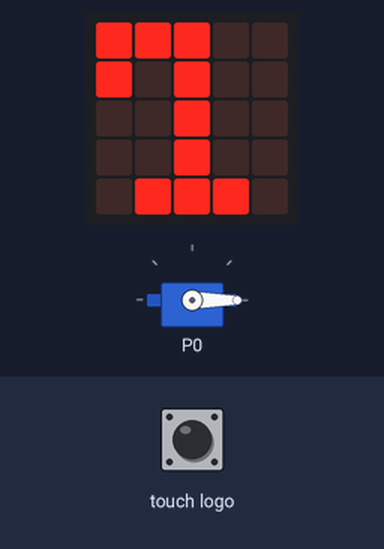
This program was run on a simulated BBC micro:bit (MakeCode). On the bench: servo, the board's 5×5 LED display. The inputs (shaded band) are chosen by the test bench.

Above: at 0.1 s.
At 3.7 s:
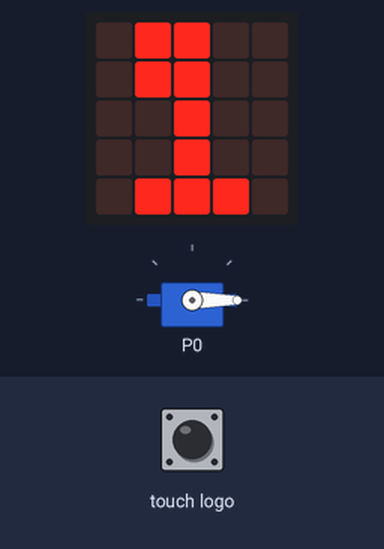
5.3 s: touch logo pressed for 0.15 s
At 5.9 s:
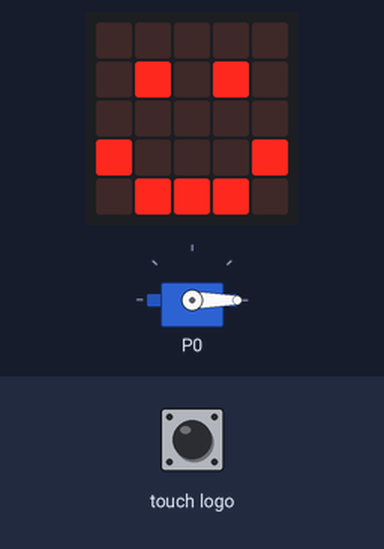
Timing chart, 0 to 8.3 s (numbered marks = the images above; inputs shaded):
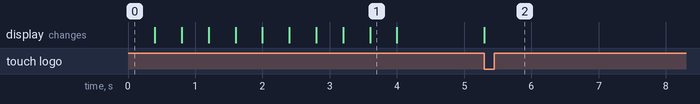

Measured:
- after the input at 5.3 s, the display: changes at once (image 2)
- what the display in image 1 shows lasts 0.4 s, from 3.6 s to 4.0 s

The program:

main.ts
```typescript
function Animation () {
    basic.showLeds(`
        # # # . .
        # . # . .
        . . # . .
        . . # . .
        . # # # .
        `)
    basic.showLeds(`
        . . . . .
        # # # . .
        # . # . .
        . . # . .
        . # # # .
        `)
    basic.showLeds(`
        # # # . .
        # . # . .
        . . # . .
        . . # . .
        . # # # .
        `)
    basic.showLeds(`
        . # # . .
        . # # . .
        . . # . .
        . . # . .
        . # # # .
        `)
    basic.showLeds(`
        . . # # .
        . . # # .
        . . # . .
        . . # . .
        . # # # .
        `)
    basic.showLeds(`
        . . # # #
        . . # . #
        . . # . .
        . . # . .
        . # # # .
        `)
    basic.showLeds(`
        . . . . .
        . . # # #
        . . # . #
        . . # . .
        . # # # .
        `)
    basic.showLeds(`
        . . # # #
        . . # . #
        . . # . .
        . . # . .
        . # # # .
        `)
    basic.showLeds(`
        . . # # .
        . . # # .
        . . # . .
        . . # . .
        . # # # .
        `)
    basic.showLeds(`
        . # # . .
        . # # . .
        . . # . .
        . . # . .
        . # # # .
        `)
}
function Clip_Action () {

}
input.onLogoEvent(TouchButtonEvent.Touched, function () {
    onoff = 1
    basic.showIcon(IconNames.Happy)
})
let onoff = 0
onoff = 0
pins.servoWritePin(AnalogPin.P0, 0)
for (let index = 0; index < 1; index++) {
    Animation()
}
basic.clearScreen()
```

test.ts
```typescript
// tests go here; this will not be compiled when this package is used as an extension.
```
